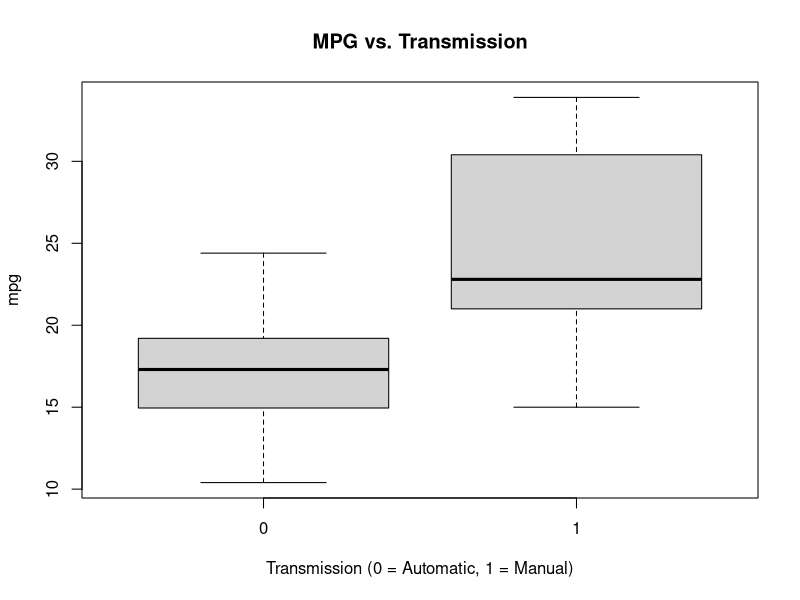
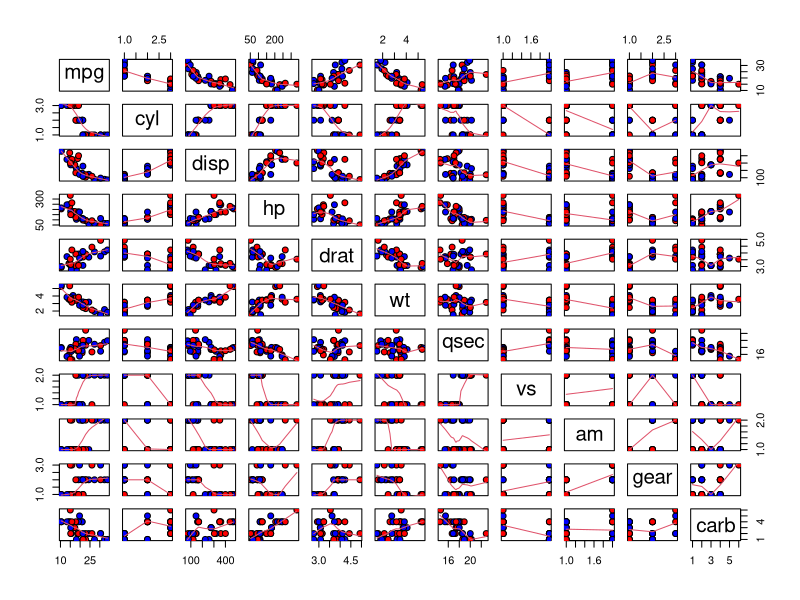
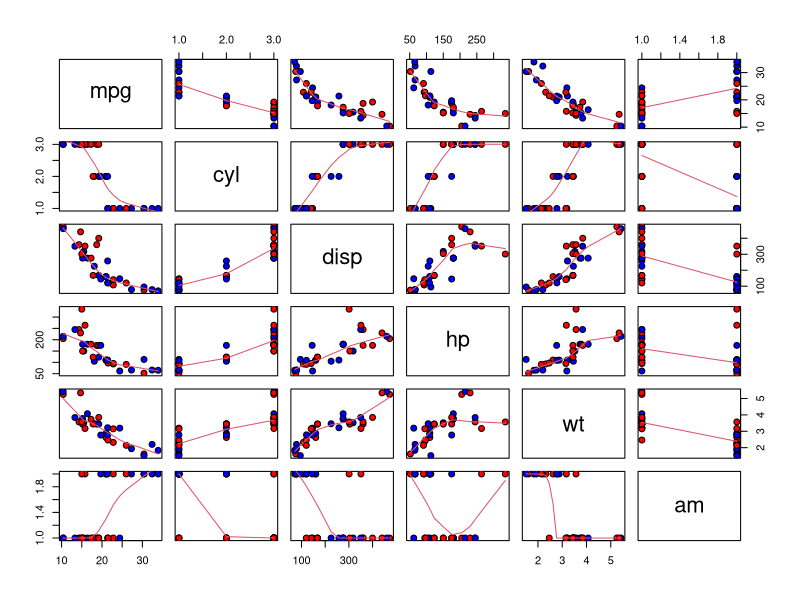
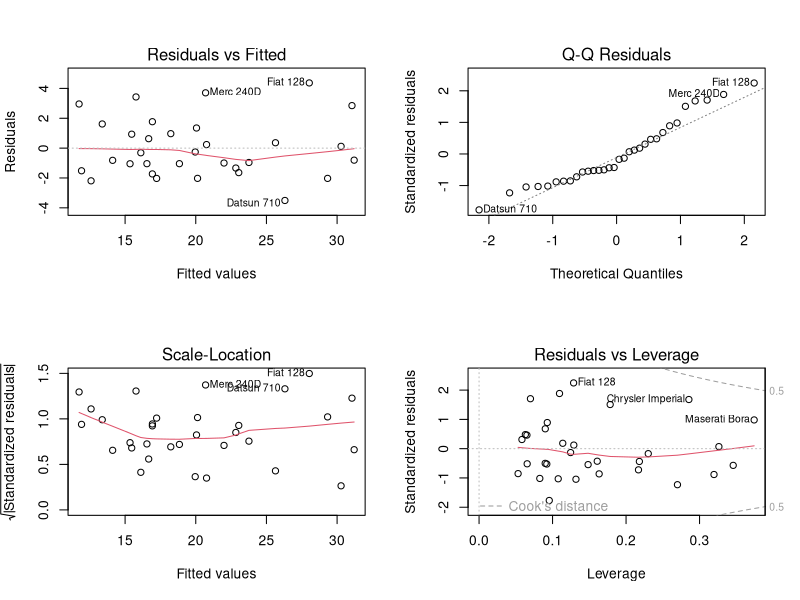

Reproduce these figures in R, in order.
## ---- chunk 1
library(ggplot2)
library(GGally)
data(mtcars)
head(mtcars) # Sample Data
dim(mtcars)
mtcars$cyl <- as.factor(mtcars$cyl)
mtcars$vs <- as.factor(mtcars$vs)
mtcars$am <- factor(mtcars$am)
mtcars$gear <- factor(mtcars$gear)
mtcars$carb <- factor(mtcars$carb)
## ---- chunk 2
result <- t.test(mpg ~ am, mtcars)
result$p.value
result$estimate
## ---- chunk 3
boxplot(mpg ~ am, mtcars, xlab="Transmission (0 = Automatic, 1 = Manual)", ylab="mpg",
        main="MPG vs. Transmission")
## ---- chunk 4
pairs(mtcars, panel=panel.smooth, pch = 21, cex=1.2, bg = c('red', 'blue') )[unclass(mtcars$am)]
## ---- chunk 5
pairs(mtcars[, c(1, 2, 3, 4, 6, 9)], panel=panel.smooth, pch = 21, cex=1.2, bg = c('red', 'blue') )[unclass(mtcars$am)]
## ---- chunk 6
model0 <- lm(mpg ~ ., data=mtcars)
summary(model0)
## ---- chunk 7
stepModel <- step(model0, k=log(nrow(mtcars)))
summary(stepModel)
## ---- chunk 8
model1 <-lm(mpg ~ wt + qsec + am + wt:am, data=mtcars)
summary(model1)
## ---- chunk 9
model2 <-lm(mpg ~ am, data=mtcars)
summary(model2)
## ---- chunk 10
anova(model0, stepModel, model1, model2) 
confint(model1)
## ---- chunk 11
summary(model1)$coef
## ---- chunk 12
par(mfrow = c(2, 2))
plot(model1)
